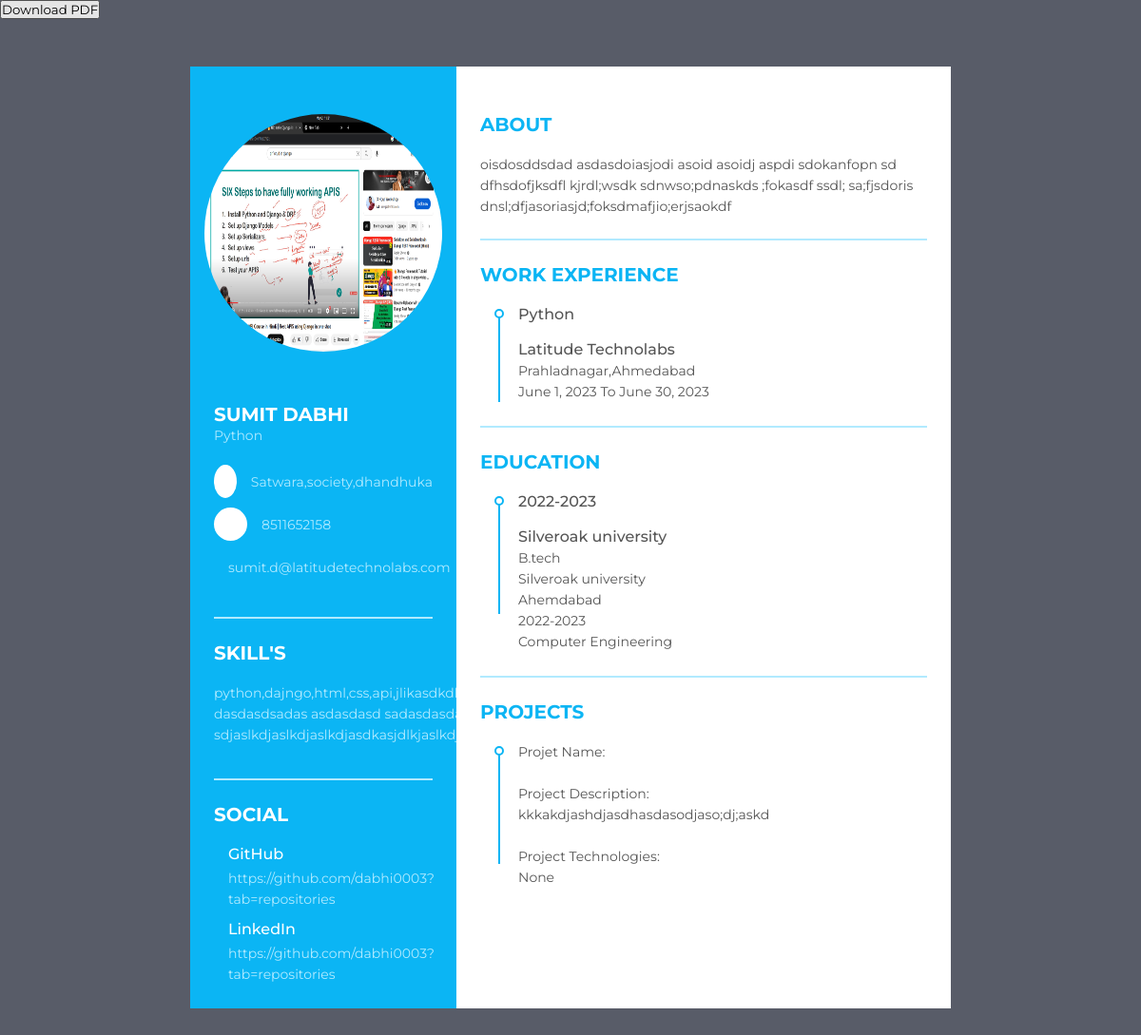
/core/template1/, run on the app's committed database.
### core/models.py (models this page shows, shortened)
class Resume(models.Model):
    user=models.ForeignKey(User, on_delete=models.CASCADE,null=True,blank=True)
    first_name = models.CharField(max_length=100)
    last_name = models.CharField(max_length=100)
    contact_number = models.CharField(max_length=20)
    email = models.EmailField()
    address = models.CharField(max_length=200)
    github_link = models.URLField(blank=True)
    linkedin_link = models.URLField(blank=True)
    professional_summary = models.CharField(max_length=350,blank=True,null=True)
    degree = models.CharField(max_length=100)
    institution = models.CharField(max_length=200)
    int_address = models.CharField(max_length=100,blank=True,null=True)
    year = models.CharField(max_length=10)
    courses = models.TextField()
    job_title = models.CharField(max_length=100,null=True,blank=True)
    company = models.CharField(max_length=200,null=True,blank=True)
    location = models.CharField(max_length=100,null=True,blank=True)
    start_date = models.DateField(null=True,blank=True)
    end_date = models.DateField(null=True,blank=True)
    description = models.CharField(max_length=150,null=True,blank=True)
    name = models.CharField(max_length=150,blank=True,null=True)
    title = models.CharField(max_length=100,blank=True)
    project_description = models.CharField(max_length=150,blank=True,null=True)
    technologies = models.CharField(max_length=200,blank=True,null=True)
    image=models.ImageField(upload_to='profile/',null=True,blank=True)

### core/views.py (the view)
# urls.py: path("template1/",TemplateView.as_view(),name="template1"),
class TemplateView(View):
    def get(self, request):
        details = Resume.objects.latest('id')
        return render(request, "template1.html", {"details": [details]})

### core/templates/template1.html (shortened to what this page needs)
<button id="download-btn" class="exclude-from-pdf">Download PDF</button>
<body>
{% for data in details %}
<div class="resume">
  <div class="resume_left">
    <div class="resume_profile  mt-5">
      <img style="width: 250px; height: 250px; display: block; margin: 50 auto;" class="img-thumbnail" src="{{data.image.url}}" alt="profile_pic">
      </div>
     <div class="resume_content">
      <div class="resume_item resume_info">
        <div class="title">
          <p class="bold">{{data.first_name}} {{data.last_name}}</p>
          <p class="regular">{{data.job_title}}</p>
        </div>
        <ul>
          <li>
            <div class="icon">
            </div>
            <div class="data">
              {{data.address}} <br />
            </div>
          </li>
          <li>
            <div class="icon">
            </div>
            <div class="data">
              {{data.contact_number}}
            </div>
          </li>
          <li>
            <div class="data">
              {{data.email}}
            </div>
          </li>
        </ul>
      </div>
       <div class="resume_item resume_skills">
         <div class="title">
           <p class="bold">skill's</p>
         </div>
         <ul>
           <li>
             <div class="">
               {{data.name}}
              </div>
            </li>
          </ul>
        </div>
        <div class="resume_item resume_social">
          <div class="title">
            <p class="bold">Social</p>
          </div>
          <ul>
            <li>
              <div class="data">
                <p class="semi-bold">GitHub</p>
                <p>{{data.github_link}}</p>
              </div>
           </li>
           <li>
             <div class="data">
               <p class="semi-bold">LinkedIn</p>
               <p>{{data.linkedin_link}}</p>
             </div>
            </li>
         </ul>
       </div>
     </div>
    </div>
  <div class="resume_right">
    <div class="resume_item resume_about">
        <div class="title">
          <p class="bold">About </p>
        </div>
        <p>{{data.professional_summary}}</p>
    </div>
    <div class="resume_item resume_work">
      <div class="title">
        <p class="bold">Work Experience</p>
      </div>
      <ul>
        <li>
                <div class="date">{{data.job_title}}</div>
                <div class="info">
                  <p class="semi-bold">{{data.company}}</p>
                  <p>{{data.location}}</p>
                  <p>{{data.start_date}} To {{data.end_date}}</p>
                </div>
              </li>
        </ul>
    </div>
    <div class="resume_item resume_education">
      <div class="title">
        <p class="bold">Education</p>
      </div>
      <ul>
        <li>
          <div class="date">{{data.year}}</div>
          <div class="info">
            <p class="semi-bold">{{data.institution}}</p>
            <p>{{data.degree}}</p>
            <p>{{data.institution}}</p>
            <p>{{data.int_address}}</p>
            <p>{{data.year}}</p>
            <p>{{data.courses}}</p>
          </div>
        </li>
      </div>
      <div class="resume_item resume_education">
        <div class="title">
          <p class="bold">Projects</p>
        </div>
        <ul>
          <li>
            <div class="info">
              <p>Projet Name: <br> {{data.title}}</p><br>
              <p>Project Description: <br> {{data.project_description}}</p><br>
              <p>Project Technologies: <br> {{data.technologies}}</p><br>
            </div>
          </li>
        </div>
      </div>
    {% endfor %}
    </body>

### core/templates/template1.html (style rules this page uses)
* { margin: 0; padding: 0; box-sizing: border-box; list-style: none; font-family: "Montserrat", sans-serif; }
body { background: #585c68; font-size: 14px; line-height: 22px; color: #555555; }
.bold { font-weight: 700; font-size: 20px; text-transform: uppercase; }
.semi-bold { font-weight: 500; font-size: 16px; }
.resume { width: 800px; height: auto; display: flex; margin: 50px auto; }
.resume .resume_left { width: 280px; background: #0bb5f4; }
.resume .resume_left .resume_profile { width: 100%; height: 280px; }
.resume .resume_left .resume_profile img { width: 100%; height: 100%; }
.resume .resume_left .resume_content { padding: 0 25px; }
.resume .title { margin-bottom: 20px; }
.resume .resume_left .bold { color: #fff; }
.resume .resume_left .regular { color: #b1eaff; }
.resume .resume_item { padding: 25px 0; border-bottom: 2px solid #b1eaff; }
.resume .resume_left .resume_item:last-child, .resume .resume_right .resume_item:last-child { border-bottom: 0px; }
.resume .resume_left ul li { display: flex; margin-bottom: 10px; align-items: center; }
.resume .resume_left ul li:last-child { margin-bottom: 0; }
.resume .resume_left ul li .icon { width: 35px; height: 35px; background: #fff; color: #0bb5f4; border-radius: 50%; margin-right: 15px; font-size: 16px; position: relative; }
.resume .resume_left ul li .data { color: #b1eaff; }
.resume .resume_left .resume_skills ul li { display: flex; margin-bottom: 10px; color: #b1eaff; justify-content: space-between; align-items: center; }
.resume .resume_left .resume_social .semi-bold { color: #fff; margin-bottom: 3px; }
.resume .resume_right { width: 520px; background: #fff; padding: 25px; }
.resume .resume_right .bold { color: #0bb5f4; }
.resume_item.resume_about p { max-height: 4rem; overflow: hidden; }
.resume .resume_right .resume_work ul, .resume .resume_right .resume_education ul { padding-left: 40px; overflow: hidden; }
.resume .resume_right ul li { position: relative; }
.resume .resume_right ul li .date { font-size: 16px; font-weight: 500; margin-bottom: 15px; }
.resume .resume_right ul li .info { margin-bottom: 20px; }
.resume .resume_right ul li:last-child .info { margin-bottom: 0; }
.resume .resume_right .resume_work ul li:before, .resume .resume_right .resume_education ul li:before { content: ""; position: absolute; top: 5px; left: -25px; width: 6px; height: 6px; border-radius: 50%; border: 2px solid #0bb5f4; }
.resume .resume_right .resume_work ul li:after, .resume .resume_right .resume_education ul li:after { content: ""; position: absolute; top: 14px; left: -21px; width: 2px; height: 115px; background: #0bb5f4; }

### data on the page
Resume: image (picture), first_name "SUMIT", last_name "DABHI", job_title "Python", address "Satwara,society,dhandhuka", contact_number "8511652158", email "sumit.d@latitudetechnolabs.com", name "python,dajngo,html,css,api,jlikasdkdlkajsdalk asdasd dasdasdsadas asdasdasd sadasdasdas sdjaslkdjaslkdjaslkdjasdkasjdlkjaslkdjaslkdjaslkdjaslkd", github_link "https://github.com/dabhi0003?tab=repositories", linkedin_link "https://github.com/dabhi0003?tab=repositories", professional_summary "oisdosddsdad asdasdoiasjodi asoid asoidj aspdi sdokanfopn sd dfhsdofjksdfl kjrdl;wsdk sdnwso;pdnaskds ;fokasdf ssdl; sa;fjsdoris dnsl;dfjasoriasjd;foksdmafjio;erjsaokdf…", company "Latitude Technolabs", location "Prahladnagar,Ahmedabad", start_date "June 1, 2023", end_date "June 30, 2023", year "2022-2023", institution "Silveroak university", degree "B.tech", int_address "Ahemdabad", courses "Computer Engineering", project_description "kkkakdjashdjasdhasdasodjaso;dj;askd", technologies "None"
